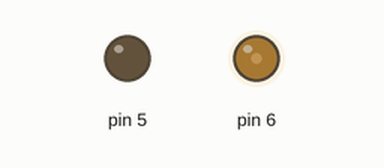
This sketch was run on a simulated Arduino Uno, built with avr-gcc and run on an emulated ATmega328P. Parts: output pins drawn as LEDs (lit = HIGH).

Above: at 13.84 s.
Timing chart, 0 to 40.0 s (numbered marks = the images above):
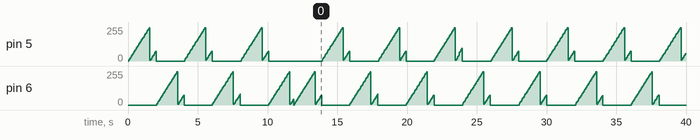

The sketch:

tickcounter_PWMfade.ino
```cpp
// Purpose of the code: a pwm is continuously faded and reset(fast PWM), and manwhile, for every 2 seconds the led turns off and another LED turns on
// this is essentially a tick counter program, and also a PWM exercise to programaticcaly, using a for loop, vary a pwm signal. on its own.


/* Order of things:
One time run code:
1) Timer0 setup (which will be used for PWMs on both the LEDs)
2) Timer2 setup (which will be used for delay functions)


Multi run code:
1) PWM function using timer0,
2) ISR for counting ticks, and measuring the time non blocking.
3) Main loop which looks after the pwm signals and the timing.


connections:
pd5 -> led1
pb6 -> led2
*/


#define tccr0a *((volatile byte*) 0x44)
#define tccr0b *((volatile byte*) 0x45)
#define timsk0 *((volatile byte*) 0x6E)
#define ocr0a *((volatile byte*) 0x47)
#define tcnt0 *((volatile byte*) 0x46)
#define ocr0b *((volatile byte*) 0x48)
#define ddrd *((volatile byte*) 0x2A)
#define portd *((volatile byte*) 0x2B)
#define prr *((volatile byte*) 0x64)


#define tcnt2 *((volatile byte*) 0xB2)
#define tccr2a *((volatile byte*) 0xB0)
#define tccr2b *((volatile byte*) 0xB1)
#define ocr2a *((volatile byte*) 0xB3)
#define timsk2 *((volatile byte*) 0x70)


void timer2_setup(){
  //step1: set the mode to ctc mode
  tccr2b &= ~(1<<3);
  tccr2a |= (1<<1);
  tccr2a &= ~(1<<0);
  //step2: set the prescaler = 128.

  tccr2b |= (1<<2);
  tccr2b &= ~(1<<1);
  tccr2b |= (1<<0);

  //step3:enabling interrupts for ocf2a
  timsk2 |= (1<<1);
  //step 4: init ocr2a to 125 and set tcnt2 to 0.

  tcnt2 = 0;
  ocr2a = 125;
}


volatile uint32_t count_tick = 0;

ISR(TIMER2_COMPA_vect){
  count_tick++;
}

uint32_t millis_s(){
  return count_tick;
}


void timer0_setup(){

// the com bits will be set in the main loop.
  //step 1: clear the PRTIM0 bit to enable the timer
  prr &= ~(1<<5);

  //step 2: Enabling the fast PWM mode, specifically mode 3,  of operation by setting the WGM bits in the tccr0x registers
  tccr0a |= (1<<0);
  tccr0a |= (1<<1);
  tccr0b &= ~(1<<3);

  //step 3: setting the cs01:00 bits and clear cs02 bit, using the tccr0b register:

  tccr0b &= ~(1<<0);
  tccr0b |= (1<<1);
  tccr0b &= ~(1<<2);


  //step 4: init the tcnt0 to 0
  tcnt0 = 0;
}

void timer0_pwm(uint8_t input){
  ocr0a = input;
  ocr0b = input;
}


void setup(){
  timer2_setup();
  timer0_setup();
  ddrd |= (1<<5);
  ddrd |= (1<<6);
}
uint8_t count = 0;
void loop(){
  static uint32_t last = 0;
  static uint8_t control = 0;
  static uint32_t strobe_last = 0;
  uint32_t strobe_now = millis_s();
  uint32_t now = millis_s();
  if(now - last >= 2000){
    //change the pins,
    control ^= 1;
    last = now;
    count = 0;
  }
  if(strobe_now - strobe_last >= 60){

    strobe_last = strobe_now;
    count += 10;
  }

  if(control == 1){
    tccr0a |= (1<<7);
    tccr0a &= ~(1<<6);
    tccr0a &= ~(1<<5);
    tccr0a &= ~(1<<4);
    timer0_pwm(count);
  }
  else{
    tccr0a &= ~(1<<7);
    tccr0a &= ~(1<<6);
    tccr0a |= (1<<5);
    tccr0a &= ~(1<<4);
    timer0_pwm(count);
  }
}
```
